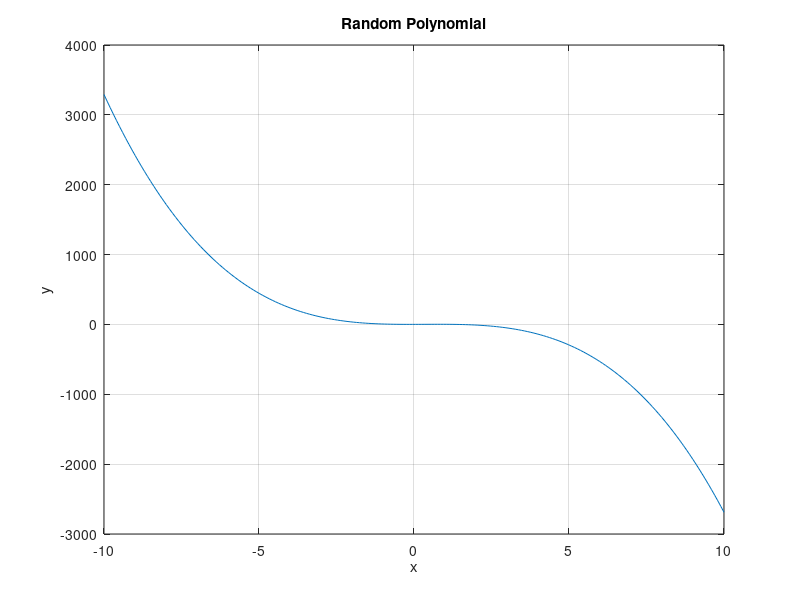

MATLAB code to generate this figure:
% Day 083: Random Polynomial Plot
coeffs = randi([-5, 5], 1, 4);
x = linspace(-10, 10, 200);
y = polyval(coeffs, x);
plot(x, y);
title('Random Polynomial');
xlabel('x');
ylabel('y');
grid on;
